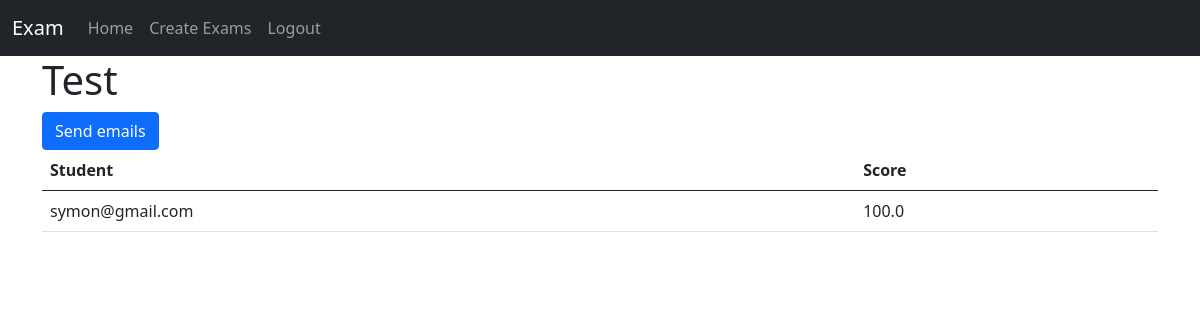
Page /teacher/results/11/ (signed in) on the earlier database version.
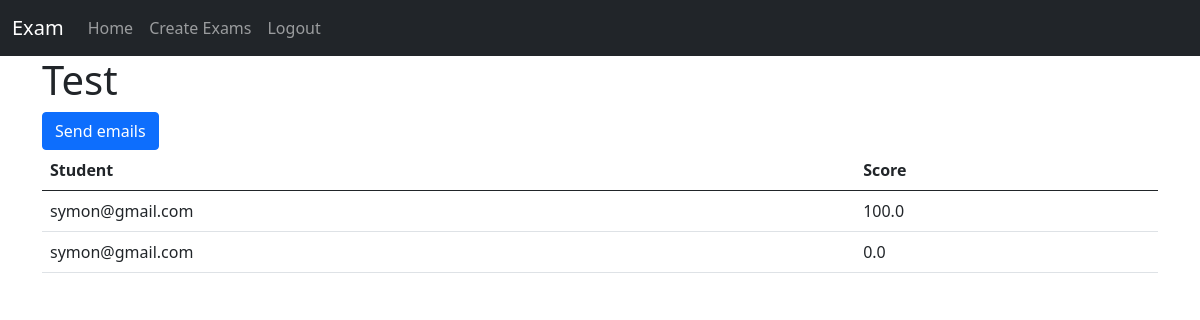
Same page on the later database version.
### apps/teachers/models.py (models this page shows, shortened)
class Exam(models.Model):
    teacher = models.ForeignKey(User, related_name="exams", on_delete=models.CASCADE)
    name = models.CharField(max_length=255)
    duration = models.IntegerField()
    created_on = models.DateTimeField(auto_now=True)
    start_datetime = models.DateTimeField()
    slug = models.SlugField()
    pass_code = models.CharField(max_length=100)
    exam_type = models.CharField(
        max_length=20, choices=(("mc", "multiple choice"), ("essay", "Open Questions"))
    )

class Result(models.Model):
    student = models.ForeignKey(
        User, related_name="student_results", on_delete=models.CASCADE
    )
    exam = models.ForeignKey(Exam, related_name="results", on_delete=models.CASCADE)
    total_marks = models.FloatField()
    def marks_to_percent(self):
        return self.total_marks * 100

### apps/users/models.py (models this page shows)
class User(AbstractUser):
    is_teacher = models.BooleanField(default=False)
    def __str__(self) -> str:
        return self.email

### apps/teachers/views.py (the view)
# urls.py: path("results/<int:exam_id>/", results_view, name="results_view"),
@login_required
@teacher_required
def results_view(request, exam_id):
    exam = get_object_or_404(Exam, pk=exam_id)
    results = Result.objects.filter(exam=exam)
    return render(request, "teachers/results.html", {"exam": exam, "results": results})

### templates/teachers/results.html (shortened to what this page needs)
{% extends "index.html" %}
{% block content %}
<br><br>
<h1>{{exam.name}}</h1>
<button class="btn btn-primary" data-bs-toggle="modal" data-bs-target="#send_email"> Send emails</button>
<table class="table">
    <thead>
      <tr>
        <th scope="col">Student</th>
        <th scope="col">Score</th>
      </tr>
    </thead>
    <tbody>
        {% for result in results %}
      <tr>
        <td scope="row">{{result.student}}</td>
        <td>{{result.marks_to_percent}}</td>
      </tr>
      {% endfor %}
    </tbody>
  </table>
{% endblock content %}

### templates/index.html (shortened to what this page needs)
<!DOCTYPE html>
{% load static %}
<html lang="en">
	<head>
		<link href="https://cdn.jsdelivr.net/npm/bootstrap@5.0.2/dist/css/bootstrap.min.css" rel="stylesheet">
		<link href="https://cdnjs.cloudflare.com/ajax/libs/font-awesome/5.15.4/css/all.min.css" rel="stylesheet">
	</head>
	<body>
		<nav class="navbar navbar-expand-lg navbar-dark bg-dark fixed-top">
			<div class="container-fluid d-flex justify-content-evenly align-items-center">
				<a class="navbar-brand mb-0 h1" href="{% url 'teacher' %}">
					Exam
				</a>
				<div class="collapse navbar-collapse" id="mainNav">
					<ul class="navbar-nav p-20 mb-2 mb-lg-0">
						{% if user.is_teacher %}
						<li class="nav-item">
							<a class="nav-link" href="{% url 'teacher' %}">Home</a>
						</li>
						{% else %}
						<li class="nav-item">
							<a class="nav-link" href="{% url 'student' %}">Home</a>
						</li>
						{% endif %}
						{% if user.is_teacher %}
						<li class="nav-item">
							<a class="nav-link" href="{% url 'create_exam' %}">Create Exams</a>
						</li>
						{% endif %}
					</ul>
					<ul class="navbar-nav ">
						<li class="nav-item">
							<a class="nav-link" href="{% url 'account_logout' %}">Logout</a>
						</li>
					</ul>
				</div>
			</div>
		</nav>
        <div id="examples" class="container py-2 pt-20">
            {% block content %}{% endblock content %}
        </div>
	</body>
</html>

Differences in the rows shown:
added Result: student "symon@gmail.com", marks_to_percent "0.0"
